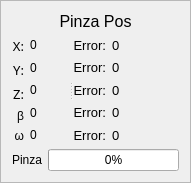
   <widget class="QFrame" name="frame">
    <property name="geometry">
     <rect>
      <x>420</x>
      <y>180</y>
      <width>191</width>
      <height>171</height>
     </rect>
    </property>
    <property name="frameShape">
     <enum>QFrame::StyledPanel</enum>
    </property>
    <property name="frameShadow">
     <enum>QFrame::Raised</enum>
    </property>
    <property name="lineWidth">
     <number>2</number>
    </property>
    <layout class="QVBoxLayout" name="verticalLayout_20">
     <item>
      <widget class="QLabel" name="label_7">
       <property name="font">
        <font>
         <pointsize>12</pointsize>
        </font>
       </property>
       <property name="text">
        <string>Pinza Pos</string>
       </property>
       <property name="alignment">
        <set>Qt::AlignCenter</set>
       </property>
      </widget>
     </item>
     <item>
      <widget class="QSplitter" name="splitter_5">
       <property name="orientation">
        <enum>Qt::Horizontal</enum>
       </property>
       <widget class="QWidget" name="layoutWidget">
        <layout class="QHBoxLayout" name="horizontalLayout_5">
         <item>
          <layout class="QVBoxLayout" name="verticalLayout_7">
           <item>
            <widget class="QLabel" name="Xattuale">
             <property name="sizePolicy">
              <sizepolicy hsizetype="Minimum" vsizetype="Preferred">
               <horstretch>0</horstretch>
               <verstretch>0</verstretch>
              </sizepolicy>
             </property>
             <property name="font">
              <font>
               <family>.SF NS Text</family>
               <pointsize>10</pointsize>
               <weight>50</weight>
               <italic>false</italic>
               <bold>false</bold>
               <kerning>true</kerning>
              </font>
             </property>
             <property name="styleSheet">
              <string notr="true"/>
             </property>
             <property name="text">
              <string>X:</string>
             </property>
             <property name="alignment">
              <set>Qt::AlignRight|Qt::AlignTrailing|Qt::AlignVCenter</set>
             </property>
            </widget>
           </item>
           <item>
            <widget class="QLabel" name="Yattuale">
             <property name="sizePolicy">
              <sizepolicy hsizetype="Minimum" vsizetype="Preferred">
               <horstretch>0</horstretch>
               <verstretch>0</verstretch>
              </sizepolicy>
             </property>
             <property name="font">
              <font>
               <family>.SF NS Text</family>
               <pointsize>10</pointsize>
               <weight>50</weight>
               <italic>false</italic>
               <bold>false</bold>
              </font>
             </property>
             <property name="styleSheet">
              <string notr="true"/>
             </property>
             <property name="text">
              <string>Y:</string>
             </property>
             <property name="alignment">
              <set>Qt::AlignRight|Qt::AlignTrailing|Qt::AlignVCenter</set>
             </property>
            </widget>
           </item>
           <item>
            <widget class="QLabel" name="Zattuale">
             <property name="sizePolicy">
              <sizepolicy hsizetype="Minimum" vsizetype="Preferred">
               <horstretch>0</horstretch>
               <verstretch>0</verstretch>
              </sizepolicy>
             </property>
             <property name="font">
              <font>
               <family>.SF NS Text</family>
               <pointsize>10</pointsize>
               <weight>50</weight>
               <italic>false</italic>
               <bold>false</bold>
              </font>
             </property>
             <property name="styleSheet">
              <string notr="true"/>
             </property>
             <property name="text">
              <string>Z:</string>
             </property>
             <property name="alignment">
              <set>Qt::AlignRight|Qt::AlignTrailing|Qt::AlignVCenter</set>
             </property>
            </widget>
           </item>
           <item>
            <widget class="QLabel" name="en1Label_7">
             <property name="sizePolicy">
              <sizepolicy hsizetype="Minimum" vsizetype="Preferred">
               <horstretch>0</horstretch>
               <verstretch>0</verstretch>
              </sizepolicy>
             </property>
             <property name="layoutDirection">
              <enum>Qt::LeftToRight</enum>
             </property>
             <property name="text">
              <string>β</string>
             </property>
             <property name="alignment">
              <set>Qt::AlignRight|Qt::AlignTrailing|Qt::AlignVCenter</set>
             </property>
            </widget>
           </item>
           <item>
            <widget class="QLabel" name="en2Label_7">
             <property name="sizePolicy">
              <sizepolicy hsizetype="Minimum" vsizetype="Preferred">
               <horstretch>0</horstretch>
               <verstretch>0</verstretch>
              </sizepolicy>
             </property>
             <property name="layoutDirection">
              <enum>Qt::LeftToRight</enum>
             </property>
             <property name="text">
              <string>ω</string>
             </property>
             <property name="alignment">
              <set>Qt::AlignRight|Qt::AlignTrailing|Qt::AlignVCenter</set>
             </property>
            </widget>
           </item>
          </layout>
         </item>
         <item>
          <layout class="QVBoxLayout" name="verticalLayout_17">
           <item>
            <widget class="QLabel" name="xRead">
             <property name="sizePolicy">
              <sizepolicy hsizetype="Expanding" vsizetype="Preferred">
               <horstretch>0</horstretch>
               <verstretch>0</verstretch>
              </sizepolicy>
             </property>
             <property name="text">
              <string>0</string>
             </property>
            </widget>
           </item>
           <item>
            <widget class="QLabel" name="yRead">
             <property name="sizePolicy">
              <sizepolicy hsizetype="Expanding" vsizetype="Preferred">
               <horstretch>0</horstretch>
               <verstretch>0</verstretch>
              </sizepolicy>
             </property>
             <property name="text">
              <string>0</string>
             </property>
            </widget>
           </item>
           <item>
            <widget class="QLabel" name="zRead">
             <property name="sizePolicy">
              <sizepolicy hsizetype="Expanding" vsizetype="Preferred">
               <horstretch>0</horstretch>
               <verstretch>0</verstretch>
              </sizepolicy>
             </property>
             <property name="text">
              <string>0</string>
             </property>
            </widget>
           </item>
           <item>
            <widget class="QLabel" name="betaRead">
             <property name="sizePolicy">
              <sizepolicy hsizetype="Expanding" vsizetype="Preferred">
               <horstretch>0</horstretch>
               <verstretch>0</verstretch>
              </sizepolicy>
             </property>
             <property name="text">
              <string>0</string>
             </property>
            </widget>
           </item>
           <item>
            <widget class="QLabel" name="omegaRead">
             <property name="sizePolicy">
              <sizepolicy hsizetype="Expanding" vsizetype="Preferred">
               <horstretch>0</horstretch>
               <verstretch>0</verstretch>
              </sizepolicy>
             </property>
             <property name="text">
              <string>0</string>
             </property>
            </widget>
           </item>
          </layout>
         </item>
        </layout>
       </widget>
       <widget class="QWidget" name="layoutWidget">
        <layout class="QHBoxLayout" name="horizontalLayout_4">
         <item>
          <layout class="QVBoxLayout" name="verticalLayout_18">
           <item>
            <widget class="QLabel" name="encrease1_3">
             <property name="sizePolicy">
              <sizepolicy hsizetype="Minimum" vsizetype="Preferred">
               <horstretch>0</horstretch>
               <verstretch>0</verstretch>
              </sizepolicy>
             </property>
             <property name="font">
              <font>
               <pointsize>10</pointsize>
              </font>
             </property>
             <property name="text">
              <string>Error:</string>
             </property>
             <property name="alignment">
              <set>Qt::AlignRight|Qt::AlignTrailing|Qt::AlignVCenter</set>
             </property>
            </widget>
           </item>
           <item>
            <widget class="QLabel" name="encrease2_3">
             <property name="sizePolicy">
              <sizepolicy hsizetype="Minimum" vsizetype="Preferred">
               <horstretch>0</horstretch>
               <verstretch>0</verstretch>
              </sizepolicy>
             </property>
             <property name="font">
              <font>
               <pointsize>10</pointsize>
              </font>
             </property>
             <property name="text">
              <string>Error:</string>
             </property>
             <property name="alignment">
              <set>Qt::AlignRight|Qt::AlignTrailing|Qt::AlignVCenter</set>
             </property>
            </widget>
           </item>
           <item>
            <widget class="QLabel" name="encrease3_3">
             <property name="sizePolicy">
              <sizepolicy hsizetype="Minimum" vsizetype="Preferred">
               <horstretch>0</horstretch>
               <verstretch>0</verstretch>
              </sizepolicy>
             </property>
             <property name="font">
              <font>
               <pointsize>10</pointsize>
              </font>
             </property>
             <property name="text">
              <string>Error:</string>
             </property>
             <property name="alignment">
              <set>Qt::AlignRight|Qt::AlignTrailing|Qt::AlignVCenter</set>
             </property>
             <property name="indent">
              <number>-1</number>
             </property>
            </widget>
           </item>
           <item>
            <widget class="QLabel" name="encrease3_5">
             <property name="sizePolicy">
              <sizepolicy hsizetype="Minimum" vsizetype="Preferred">
               <horstretch>0</horstretch>
               <verstretch>0</verstretch>
              </sizepolicy>
             </property>
             <property name="font">
              <font>
               <pointsize>10</pointsize>
              </font>
             </property>
             <property name="text">
              <string>Error:</string>
             </property>
             <property name="alignment">
              <set>Qt::AlignRight|Qt::AlignTrailing|Qt::AlignVCenter</set>
             </property>
             <property name="indent">
              <number>-1</number>
             </property>
            </widget>
           </item>
           <item>
            <widget class="QLabel" name="encrease3_4">
             <property name="sizePolicy">
              <sizepolicy hsizetype="Minimum" vsizetype="Preferred">
               <horstretch>0</horstretch>
               <verstretch>0</verstretch>
              </sizepolicy>
             </property>
             <property name="font">
              <font>
               <pointsize>10</pointsize>
              </font>
             </property>
             <property name="text">
              <string>Error:</string>
             </property>
             <property name="alignment">
              <set>Qt::AlignRight|Qt::AlignTrailing|Qt::AlignVCenter</set>
             </property>
             <property name="indent">
              <number>-1</number>
             </property>
            </widget>
           </item>
          </layout>
         </item>
         <item>
          <layout class="QVBoxLayout" name="verticalLayout_19">
           <item>
            <widget class="QLabel" name="xEr">
             <property name="sizePolicy">
              <sizepolicy hsizetype="Expanding" vsizetype="Preferred">
               <horstretch>0</horstretch>
               <verstretch>0</verstretch>
              </sizepolicy>
             </property>
             <property name="font">
              <font>
               <pointsize>10</pointsize>
              </font>
             </property>
             <property name="text">
              <string>0</string>
             </property>
            </widget>
           </item>
           <item>
            <widget class="QLabel" name="yEr">
             <property name="sizePolicy">
              <sizepolicy hsizetype="Expanding" vsizetype="Preferred">
               <horstretch>0</horstretch>
               <verstretch>0</verstretch>
              </sizepolicy>
             </property>
             <property name="font">
              <font>
               <pointsize>10</pointsize>
              </font>
             </property>
             <property name="text">
              <string>0</string>
             </property>
            </widget>
           </item>
           <item>
            <widget class="QLabel" name="zEr">
             <property name="sizePolicy">
              <sizepolicy hsizetype="Expanding" vsizetype="Preferred">
               <horstretch>0</horstretch>
               <verstretch>0</verstretch>
              </sizepolicy>
             </property>
             <property name="font">
              <font>
               <pointsize>10</pointsize>
              </font>
             </property>
             <property name="text">
              <string>0</string>
             </property>
            </widget>
           </item>
           <item>
            <widget class="QLabel" name="betaEr">
             <property name="sizePolicy">
              <sizepolicy hsizetype="Expanding" vsizetype="Preferred">
               <horstretch>0</horstretch>
               <verstretch>0</verstretch>
              </sizepolicy>
             </property>
             <property name="font">
              <font>
               <pointsize>10</pointsize>
              </font>
             </property>
             <property name="text">
              <string>0</string>
             </property>
            </widget>
           </item>
           <item>
            <widget class="QLabel" name="omegaEr">
             <property name="sizePolicy">
              <sizepolicy hsizetype="Expanding" vsizetype="Preferred">
               <horstretch>0</horstretch>
               <verstretch>0</verstretch>
              </sizepolicy>
             </property>
             <property name="font">
              <font>
               <pointsize>10</pointsize>
              </font>
             </property>
             <property name="text">
              <string>0</string>
             </property>
            </widget>
           </item>
          </layout>
         </item>
        </layout>
       </widget>
      </widget>
     </item>
     <item>
      <layout class="QHBoxLayout" name="horizontalLayout_6">
       <item>
        <widget class="QLabel" name="label_8">
         <property name="sizePolicy">
          <sizepolicy hsizetype="Maximum" vsizetype="Preferred">
           <horstretch>0</horstretch>
           <verstretch>0</verstretch>
          </sizepolicy>
         </property>
         <property name="text">
          <string>Pinza</string>
         </property>
         <property name="alignment">
          <set>Qt::AlignRight|Qt::AlignTrailing|Qt::AlignVCenter</set>
         </property>
        </widget>
       </item>
       <item>
        <widget class="QProgressBar" name="pinzaRead">
         <property name="value">
          <number>0</number>
         </property>
        </widget>
       </item>
      </layout>
     </item>
    </layout>
   </widget>
